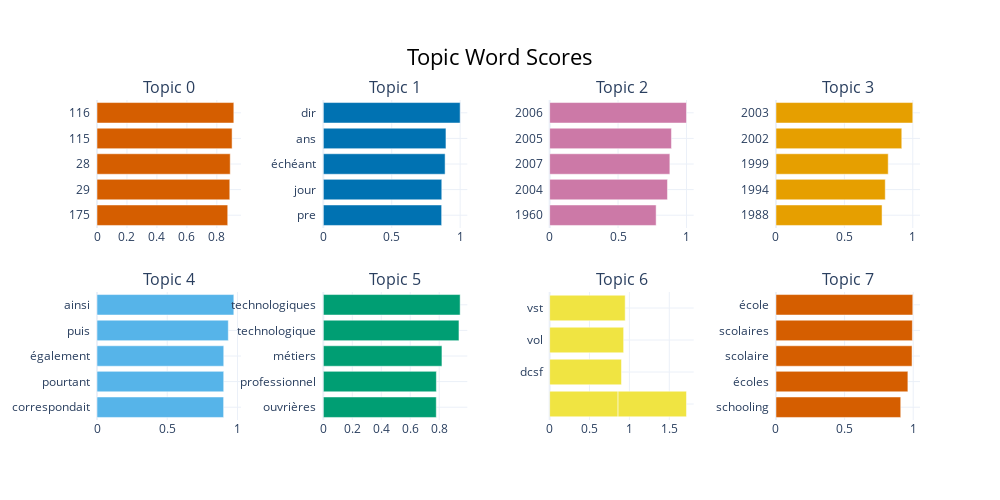

Here is the notebook cell this chart was saved with:
### Code cell
bar_fig = topic_model.visualize_barchart()
bar_fig.show()

### Figure 1 — Plotly figure (JSON) as saved in the notebook; plotly's stock layout.template omitted (floating-point values rounded to 4 significant figures)
{"data": [{"marker": {"color": "#D55E00"}, "orientation": "h", "type": "bar", "x": [0.8727, 0.8864, 0.8893, 0.9018, 0.9133], "xaxis": "x", "y": ["175  ", "29  ", "28  ", "115  ", "116  "], "yaxis": "y"}, {"marker": {"color": "#0072B2"}, "orientation": "h", "type": "bar", "x": [0.8648, 0.8657, 0.89, 0.8962, 1.0], "xaxis": "x2", "y": ["pre  ", "jour  ", "échéant  ", "ans  ", "dir  "], "yaxis": "y2"}, {"marker": {"color": "#CC79A7"}, "orientation": "h", "type": "bar", "x": [0.7782, 0.861, 0.8786, 0.8902, 1.0], "xaxis": "x3", "y": ["1960  ", "2004  ", "2007  ", "2005  ", "2006  "], "yaxis": "y3"}, {"marker": {"color": "#E69F00"}, "orientation": "h", "type": "bar", "x": [0.7753, 0.7988, 0.8203, 0.9194, 1], "xaxis": "x4", "y": ["1988  ", "1994  ", "1999  ", "2002  ", "2003  "], "yaxis": "y4"}, {"marker": {"color": "#56B4E9"}, "orientation": "h", "type": "bar", "x": [0.9014, 0.902, 0.9022, 0.9347, 0.974], "xaxis": "x5", "y": ["correspondait  ", "pourtant  ", "également  ", "puis  ", "ainsi  "], "yaxis": "y5"}, {"marker": {"color": "#009E73"}, "orientation": "h", "type": "bar", "x": [0.7798, 0.7804, 0.8189, 0.9364, 0.9446], "xaxis": "x6", "y": ["ouvrières  ", "professionnel  ", "métiers  ", "technologique  ", "technologiques  "], "yaxis": "y6"}, {"marker": {"color": "#F0E442"}, "orientation": "h", "type": "bar", "x": [0.8578, 0.8578, 0.9005, 0.9276, 0.9471], "xaxis": "x7", "y": ["  ", "  ", "dcsf  ", "vol  ", "vst  "], "yaxis": "y7"}, {"marker": {"color": "#D55E00"}, "orientation": "h", "type": "bar", "x": [0.9092, 0.9613, 0.9917, 0.994, 0.9971], "xaxis": "x8", "y": ["schooling  ", "écoles  ", "scolaire  ", "scolaires  ", "école  "], "yaxis": "y8"}], "layout": {"annotations": [{"font": {"size": 16}, "showarrow": false, "text": "Topic 0", "x": 0.0875, "xanchor": "center", "xref": "paper", "y": 1, "yanchor": "bottom", "yref": "paper"}, {"font": {"size": 16}, "showarrow": false, "text": "Topic 1", "x": 0.3625, "xanchor": "center", "xref": "paper", "y": 1, "yanchor": "bottom", "yref": "paper"}, {"font": {"size": 16}, "showarrow": false, "text": "Topic 2", "x": 0.6375, "xanchor": "center", "xref": "paper", "y": 1, "yanchor": "bottom", "yref": "paper"}, {"font": {"size": 16}, "showarrow": false, "text": "Topic 3", "x": 0.9125, "xanchor": "center", "xref": "paper", "y": 1, "yanchor": "bottom", "yref": "paper"}, {"font": {"size": 16}, "showarrow": false, "text": "Topic 4", "x": 0.0875, "xanchor": "center", "xref": "paper", "y": 0.4, "yanchor": "bottom", "yref": "paper"}, {"font": {"size": 16}, "showarrow": false, "text": "Topic 5", "x": 0.3625, "xanchor": "center", "xref": "paper", "y": 0.4, "yanchor": "bottom", "yref": "paper"}, {"font": {"size": 16}, "showarrow": false, "text": "Topic 6", "x": 0.6375, "xanchor": "center", "xref": "paper", "y": 0.4, "yanchor": "bottom", "yref": "paper"}, {"font": {"size": 16}, "showarrow": false, "text": "Topic 7", "x": 0.9125, "xanchor": "center", "xref": "paper", "y": 0.4, "yanchor": "bottom", "yref": "paper"}], "height": 500, "hoverlabel": {"bgcolor": "white", "font": {"family": "Rockwell", "size": 16}}, "showlegend": false, "title": {"font": {"color": "Black", "size": 22}, "text": "Topic Word Scores", "x": 0.5, "xanchor": "center", "yanchor": "top"}, "width": 1000, "xaxis": {"anchor": "y", "domain": [0, 0.175], "showgrid": true}, "xaxis2": {"anchor": "y2", "domain": [0.275, 0.45], "showgrid": true}, "xaxis3": {"anchor": "y3", "domain": [0.55, 0.725], "showgrid": true}, "xaxis4": {"anchor": "y4", "domain": [0.825, 1], "showgrid": true}, "xaxis5": {"anchor": "y5", "domain": [0, 0.175], "showgrid": true}, "xaxis6": {"anchor": "y6", "domain": [0.275, 0.45], "showgrid": true}, "xaxis7": {"anchor": "y7", "domain": [0.55, 0.725], "showgrid": true}, "xaxis8": {"anchor": "y8", "domain": [0.825, 1], "showgrid": true}, "yaxis": {"anchor": "x", "domain": [0.6, 1], "showgrid": true}, "yaxis2": {"anchor": "x2", "domain": [0.6, 1], "showgrid": true}, "yaxis3": {"anchor": "x3", "domain": [0.6, 1], "showgrid": true}, "yaxis4": {"anchor": "x4", "domain": [0.6, 1], "showgrid": true}, "yaxis5": {"anchor": "x5", "domain": [0, 0.4], "showgrid": true}, "yaxis6": {"anchor": "x6", "domain": [0, 0.4], "showgrid": true}, "yaxis7": {"anchor": "x7", "domain": [0, 0.4], "showgrid": true}, "yaxis8": {"anchor": "x8", "domain": [0, 0.4], "showgrid": true}}}
